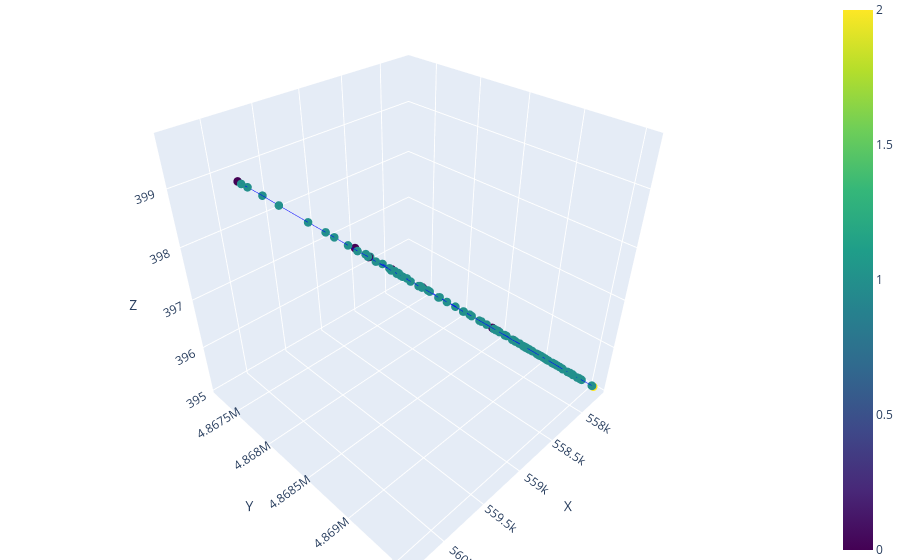

Source (notebook cell):
### Code cell
plot_3D_network(nodes, edges, node_color = 'type')

### Figure 1 — Plotly figure (JSON) as saved in the notebook; plotly's stock layout.template omitted (floating-point values rounded to 4 significant figures)
{"data": [{"line": {"color": "blue", "width": 1}, "mode": "lines", "showlegend": false, "type": "scatter3d", "x": [558515, 558500.0], "y": [4867230, 4867000.0], "z": [396.6, 396.5]}, {"line": {"color": "blue", "width": 1}, "mode": "lines", "showlegend": false, "type": "scatter3d", "x": [558000.0, 558000.0], "y": [4869000.0, 4869000.0], "z": [395.6, 395.6]}, {"line": {"color": "blue", "width": 1}, "mode": "lines", "showlegend": false, "type": "scatter3d", "x": [558000.0, 557900.0], "y": [4869000.0, 4869000.0], "z": [395.6, 395.5]}, {"line": {"color": "blue", "width": 1}, "mode": "lines", "showlegend": false, "type": "scatter3d", "x": [558000.0, 558000.0], "y": [4869000.0, 4869000.0], "z": [395.6, 395.6]}, {"line": {"color": "blue", "width": 1}, "mode": "lines", "showlegend": false, "type": "scatter3d", "x": [557900.0, 557952], "y": [4869000.0, 4868811], "z": [395.5, 395.6]}, {"line": {"color": "blue", "width": 1}, "mode": "lines", "showlegend": false, "type": "scatter3d", "x": [557900.0, 557900.0], "y": [4869000.0, 4869000.0], "z": [395.5, 395.5]}, {"line": {"color": "blue", "width": 1}, "mode": "lines", "showlegend": false, "type": "scatter3d", "x": [558200.0, 558300.0], "y": [4869000.0, 4869000.0], "z": [395.9, 396.1]}, {"line": {"color": "blue", "width": 1}, "mode": "lines", "showlegend": false, "type": "scatter3d", "x": [558200.0, 558081], "y": [4869000.0, 4869000.0], "z": [395.9, 395.8]}, {"line": {"color": "blue", "width": 1}, "mode": "lines", "showlegend": false, "type": "scatter3d", "x": [557900.0, 557900.0], "y": [4869000.0, 4869000.0], "z": [395.5, 395.5]}, {"line": {"color": "blue", "width": 1}, "mode": "lines", "showlegend": false, "type": "scatter3d", "x": [557900.0, 557900.0], "y": [4869000.0, 4869000.0], "z": [395.5, 395.5]}, {"line": {"color": "blue", "width": 1}, "mode": "lines", "showlegend": false, "type": "scatter3d", "x": [557900.0, 557900.0], "y": [4869000.0, 4869000.0], "z": [395.5, 395.5]}, {"line": {"color": "blue", "width": 1}, "mode": "lines", "showlegend": false, "type": "scatter3d", "x": [557900.0, 557900.0], "y": [4869000.0, 4869000.0], "z": [395.5, 395.4]}, {"line": {"color": "blue", "width": 1}, "mode": "lines", "showlegend": false, "type": "scatter3d", "x": [557900.0, 557861], "y": [4869000.0, 4869251], "z": [395.5, 395.4]}, {"line": {"color": "blue", "width": 1}, "mode": "lines", "showlegend": false, "type": "scatter3d", "x": [557900.0, 557800.0], "y": [4869000.0, 4869376], "z": [395.4, 395.4]}, {"line": {"color": "blue", "width": 1}, "mode": "lines", "showlegend": false, "type": "scatter3d", "x": [558081, 558000.0], "y": [4869000.0, 4869361], "z": [395.8, 395.6]}, {"line": {"color": "blue", "width": 1}, "mode": "lines", "showlegend": false, "type": "scatter3d", "x": [558200.0, 558300.0], "y": [4869000.0, 4868000.0], "z": [396.1, 396.1]}, {"line": {"color": "blue", "width": 1}, "mode": "lines", "showlegend": false, "type": "scatter3d", "x": [558200.0, 558200.0], "y": [4869000.0, 4869000.0], "z": [396.1, 396.0]}, {"line": {"color": "blue", "width": 1}, "mode": "lines", "showlegend": false, "type": "scatter3d", "x": [558500.0, 558546], "y": [4867000.0, 4867000.0], "z": [396.5, 396.6]}, {"line": {"color": "blue", "width": 1}, "mode": "lines", "showlegend": false, "type": "scatter3d", "x": [557900.0, 557900.0], "y": [4869000.0, 4869000.0], "z": [395.4, 395.5]}, {"line": {"color": "blue", "width": 1}, "mode": "lines", "showlegend": false, "type": "scatter3d", "x": [557900.0, 557900.0], "y": [4869000.0, 4869000.0], "z": [395.4, 395.4]}, {"line": {"color": "blue", "width": 1}, "mode": "lines", "showlegend": false, "type": "scatter3d", "x": [558200.0, 558200.0], "y": [4869000.0, 4869000.0], "z": [396.0, 396.0]}, {"line": {"color": "blue", "width": 1}, "mode": "lines", "showlegend": false, "type": "scatter3d", "x": [558546, 558600.0], "y": [4867000.0, 4868000.0], "z": [396.6, 396.7]}, {"line": {"color": "blue", "width": 1}, "mode": "lines", "showlegend": false, "type": "scatter3d", "x": [557800.0, 557846], "y": [4869376, 4869381], "z": [395.4, 395.4]}, {"line": {"color": "blue", "width": 1}, "mode": "lines", "showlegend": false, "type": "scatter3d", "x": [557800.0, 557900.0], "y": [4869376, 4869000.0], "z": [395.4, 395.4]}, {"line": {"color": "blue", "width": 1}, "mode": "lines", "showlegend": false, "type": "scatter3d", "x": [557846, 557800.0], "y": [4869381, 4869000.0], "z": [395.4, 395.3]}, {"line": {"color": "blue", "width": 1}, "mode": "lines", "showlegend": false, "type": "scatter3d", "x": [558200.0, 558200.0], "y": [4869000.0, 4869000.0], "z": [396.0, 396.0]}, {"line": {"color": "blue", "width": 1}, "mode": "lines", "showlegend": false, "type": "scatter3d", "x": [558200.0, 558200.0], "y": [4869000.0, 4869000.0], "z": [396.0, 396.0]}, {"line": {"color": "blue", "width": 1}, "mode": "lines", "showlegend": false, "type": "scatter3d", "x": [557800.0, 557800.0], "y": [4869000.0, 4869000.0], "z": [395.3, 395.3]}, {"line": {"color": "blue", "width": 1}, "mode": "lines", "showlegend": false, "type": "scatter3d", "x": [557800.0, 557831], "y": [4869000.0, 4869396], "z": [395.3, 395.3]}, {"line": {"color": "blue", "width": 1}, "mode": "lines", "showlegend": false, "type": "scatter3d", "x": [557800.0, 557800.0], "y": [4869000.0, 4869000.0], "z": [395.3, 395.3]}, {"line": {"color": "blue", "width": 1}, "mode": "lines", "showlegend": false, "type": "scatter3d", "x": [557800.0, 557800.0], "y": [4869000.0, 4869000.0], "z": [395.3, 395.2]}, {"line": {"color": "blue", "width": 1}, "mode": "lines", "showlegend": false, "type": "scatter3d", "x": [558000.0, 557900.0], "y": [4869361, 4869000.0], "z": [395.6, 395.4]}, {"line": {"color": "blue", "width": 1}, "mode": "lines", "showlegend": false, "type": "scatter3d", "x": [558600.0, 558600.0], "y": [4868000.0, 4868000.0], "z": [396.7, 396.6]}, {"line": {"color": "blue", "width": 1}, "mode": "lines", "showlegend": false, "type": "scatter3d", "x": [557800.0, 557701], "y": [4869000.0, 4870000.0], "z": [395.3, 395.1]}, {"line": {"color": "blue", "width": 1}, "mode": "lines", "showlegend": false, "type": "scatter3d", "x": [557800.0, 557831], "y": [4869000.0, 4869396], "z": [395.3, 395.3]}, {"line": {"color": "blue", "width": 1}, "mode": "lines", "showlegend": false, "type": "scatter3d", "x": [557800.0, 557800.0], "y": [4869000.0, 4869000.0], "z": [395.3, 395.2]}, {"line": {"color": "blue", "width": 1}, "mode": "lines", "showlegend": false, "type": "scatter3d", "x": [558200.0, 558100.0], "y": [4869000.0, 4869000.0], "z": [396.0, 395.8]}, {"line": {"color": "blue", "width": 1}, "mode": "lines", "showlegend": false, "type": "scatter3d", "x": [557856, 557800.0], "y": [4869226, 4869000.0], "z": [395.4, 395.4]}, {"line": {"color": "blue", "width": 1}, "mode": "lines", "showlegend": false, "type": "scatter3d", "x": [557856, 557800.0], "y": [4869226, 4869000.0], "z": [395.4, 395.4]}, {"line": {"color": "blue", "width": 1}, "mode": "lines", "showlegend": false, "type": "scatter3d", "x": [557800.0, 557800.0], "y": [4869000.0, 4869000.0], "z": [395.4, 395.4]}, {"line": {"color": "blue", "width": 1}, "mode": "lines", "showlegend": false, "type": "scatter3d", "x": [557800.0, 557831], "y": [4869000.0, 4869396], "z": [395.4, 395.3]}, {"line": {"color": "blue", "width": 1}, "mode": "lines", "showlegend": false, "type": "scatter3d", "x": [560322, 560300.0], "y": [4868051, 4868000.0], "z": [399.7, 399.7]}, {"line": {"color": "blue", "width": 1}, "mode": "lines", "showlegend": false, "type": "scatter3d", "x": [558600.0, 558600.0], "y": [4868000.0, 4868000.0], "z": [396.6, 396.6]}, {"line": {"color": "blue", "width": 1}, "mode": "lines", "showlegend": false, "type": "scatter3d", "x": [560300.0, 560300.0], "y": [4868000.0, 4868000.0], "z": [399.7, 399.7]}, {"line": {"color": "blue", "width": 1}, "mode": "lines", "showlegend": false, "type": "scatter3d", "x": [557701, 557689], "y": [4870000.0, 4869553], "z": [395.1, 395.1]}, {"line": {"color": "blue", "width": 1}, "mode": "lines", "showlegend": false, "type": "scatter3d", "x": [557689, 557700.0], "y": [4869553, 4870000.0], "z": [395.1, 395.1]}, {"line": {"color": "blue", "width": 1}, "mode": "lines", "showlegend": false, "type": "scatter3d", "x": [559567, 559500.0], "y": [4868494, 4869000.0], "z": [398.4, 398.2]}, {"line": {"color": "blue", "width": 1}, "mode": "lines", "showlegend": false, "type": "scatter3d", "x": [560300.0, 560221], "y": [4868000.0, 4868000.0], "z": [399.7, 399.5]}, {"line": {"color": "blue", "width": 1}, "mode": "lines", "showlegend": false, "type": "scatter3d", "x": [558100.0, 558100.0], "y": [4869000.0, 4869000.0], "z": [395.8, 395.8]}, {"line": {"color": "blue", "width": 1}, "mode": "lines", "showlegend": false, "type": "scatter3d", "x": [558600.0, 558500.0], "y": [4868000.0, 4868000.0], "z": [396.6, 396.6]}, {"line": {"color": "blue", "width": 1}, "mode": "lines", "showlegend": false, "type": "scatter3d", "x": [558100.0, 558100.0], "y": [4869000.0, 4869000.0], "z": [395.8, 395.7]}, {"line": {"color": "blue", "width": 1}, "mode": "lines", "showlegend": false, "type": "scatter3d", "x": [558100.0, 558100.0], "y": [4869000.0, 4869000.0], "z": [395.8, 395.8]}, {"line": {"color": "blue", "width": 1}, "mode": "lines", "showlegend": false, "type": "scatter3d", "x": [558500.0, 558500.0], "y": [4868000.0, 4868000.0], "z": [396.6, 396.5]}, {"line": {"color": "blue", "width": 1}, "mode": "lines", "showlegend": false, "type": "scatter3d", "x": [558500.0, 558522], "y": [4868000.0, 4867747], "z": [396.6, 396.6]}, {"line": {"color": "blue", "width": 1}, "mode": "lines", "showlegend": false, "type": "scatter3d", "x": [560221, 560200.0], "y": [4868000.0, 4868000.0], "z": [399.5, 399.4]}, {"line": {"color": "blue", "width": 1}, "mode": "lines", "showlegend": false, "type": "scatter3d", "x": [558100.0, 558000.0], "y": [4869000.0, 4869000.0], "z": [395.7, 395.7]}, {"line": {"color": "blue", "width": 1}, "mode": "lines", "showlegend": false, "type": "scatter3d", "x": [558000.0, 558000.0], "y": [4869000.0, 4869000.0], "z": [395.7, 395.7]}, {"line": {"color": "blue", "width": 1}, "mode": "lines", "showlegend": false, "type": "scatter3d", "x": [558000.0, 558000.0], "y": [4869000.0, 4869000.0], "z": [395.7, 395.7]}, {"line": {"color": "blue", "width": 1}, "mode": "lines", "showlegend": false, "type": "scatter3d", "x": [558000.0, 558000.0], "y": [4869000.0, 4869000.0], "z": [395.7, 395.6]}, {"line": {"color": "blue", "width": 1}, "mode": "lines", "showlegend": false, "type": "scatter3d", "x": [558500.0, 558500.0], "y": [4868000.0, 4868000.0], "z": [396.5, 396.5]}, {"line": {"color": "blue", "width": 1}, "mode": "lines", "showlegend": false, "type": "scatter3d", "x": [558500.0, 558500.0], "y": [4868000.0, 4868000.0], "z": [396.5, 396.5]}, {"line": {"color": "blue", "width": 1}, "mode": "lines", "showlegend": false, "type": "scatter3d", "x": [558500.0, 558500.0], "y": [4868000.0, 4868000.0], "z": [396.5, 396.5]}, {"line": {"color": "blue", "width": 1}, "mode": "lines", "showlegend": false, "type": "scatter3d", "x": [559500.0, 559400.0], "y": [4869000.0, 4869000.0], "z": [398.2, 398.1]}, {"line": {"color": "blue", "width": 1}, "mode": "lines", "showlegend": false, "type": "scatter3d", "x": [560200.0, 560000.0], "y": [4868000.0, 4868000.0], "z": [399.4, 399.2]}, {"line": {"color": "blue", "width": 1}, "mode": "lines", "showlegend": false, "type": "scatter3d", "x": [559400.0, 559400.0], "y": [4869000.0, 4869000.0], "z": [398.1, 398.0]}, {"line": {"color": "blue", "width": 1}, "mode": "lines", "showlegend": false, "type": "scatter3d", "x": [559400.0, 559500.0], "y": [4869000.0, 4869000.0], "z": [398.1, 398.2]}, {"line": {"color": "blue", "width": 1}, "mode": "lines", "showlegend": false, "type": "scatter3d", "x": [558500.0, 558500.0], "y": [4868000.0, 4868000.0], "z": [396.5, 396.5]}, {"line": {"color": "blue", "width": 1}, "mode": "lines", "showlegend": false, "type": "scatter3d", "x": [559400.0, 559400.0], "y": [4869000.0, 4869000.0], "z": [398.0, 398.0]}, {"line": {"color": "blue", "width": 1}, "mode": "lines", "showlegend": false, "type": "scatter3d", "x": [559400.0, 559300.0], "y": [4869000.0, 4869000.0], "z": [398.0, 397.8]}, {"line": {"color": "blue", "width": 1}, "mode": "lines", "showlegend": false, "type": "scatter3d", "x": [557861, 557900.0], "y": [4869251, 4869271], "z": [395.4, 395.4]}, {"line": {"color": "blue", "width": 1}, "mode": "lines", "showlegend": false, "type": "scatter3d", "x": [557861, 557800.0], "y": [4869251, 4869000.0], "z": [395.4, 395.4]}, {"line": {"color": "blue", "width": 1}, "mode": "lines", "showlegend": false, "type": "scatter3d", "x": [559300.0, 559200.0], "y": [4869000.0, 4869000.0], "z": [397.8, 397.8]}, {"line": {"color": "blue", "width": 1}, "mode": "lines", "showlegend": false, "type": "scatter3d", "x": [557900.0, 557861], "y": [4869271, 4869276], "z": [395.4, 395.4]}, {"line": {"color": "blue", "width": 1}, "mode": "lines", "showlegend": false, "type": "scatter3d", "x": [557861, 557831], "y": [4869276, 4869396], "z": [395.4, 395.3]}, {"line": {"color": "blue", "width": 1}, "mode": "lines", "showlegend": false, "type": "scatter3d", "x": [558500.0, 558500.0], "y": [4868000.0, 4868000.0], "z": [396.5, 396.5]}, {"line": {"color": "blue", "width": 1}, "mode": "lines", "showlegend": false, "type": "scatter3d", "x": [560000.0, 559900.0], "y": [4868000.0, 4868000.0], "z": [399.2, 399.0]}, {"line": {"color": "blue", "width": 1}, "mode": "lines", "showlegend": false, "type": "scatter3d", "x": [559200.0, 559116], "y": [4869000.0, 4868631], "z": [397.8, 397.6]}, {"line": {"color": "blue", "width": 1}, "mode": "lines", "showlegend": false, "type": "scatter3d", "x": [558500.0, 558200.0], "y": [4868000.0, 4868000.0], "z": [396.5, 396.0]}, {"line": {"color": "blue", "width": 1}, "mode": "lines", "showlegend": false, "type": "scatter3d", "x": [559116, 558900.0], "y": [4868631, 4868666], "z": [397.6, 397.3]}, {"line": {"color": "blue", "width": 1}, "mode": "lines", "showlegend": false, "type": "scatter3d", "x": [559900.0, 559800.0], "y": [4868000.0, 4868000.0], "z": [399.0, 398.9]}, {"line": {"color": "blue", "width": 1}, "mode": "lines", "showlegend": false, "type": "scatter3d", "x": [557800.0, 557800.0], "y": [4869000.0, 4869000.0], "z": [395.2, 395.2]}, {"line": {"color": "blue", "width": 1}, "mode": "lines", "showlegend": false, "type": "scatter3d", "x": [557800.0, 557800.0], "y": [4869000.0, 4869000.0], "z": [395.2, 395.2]}, {"line": {"color": "blue", "width": 1}, "mode": "lines", "showlegend": false, "type": "scatter3d", "x": [557800.0, 557800.0], "y": [4869000.0, 4869000.0], "z": [395.2, 395.2]}, {"line": {"color": "blue", "width": 1}, "mode": "lines", "showlegend": false, "type": "scatter3d", "x": [557800.0, 557700.0], "y": [4869000.0, 4869000.0], "z": [395.2, 395.2]}, {"line": {"color": "blue", "width": 1}, "mode": "lines", "showlegend": false, "type": "scatter3d", "x": [557700.0, 557700.0], "y": [4869000.0, 4870000.0], "z": [395.2, 395.1]}, {"line": {"color": "blue", "width": 1}, "mode": "lines", "showlegend": false, "type": "scatter3d", "x": [559800.0, 559800.0], "y": [4868000.0, 4869000.0], "z": [398.9, 398.7]}, {"line": {"color": "blue", "width": 1}, "mode": "lines", "showlegend": false, "type": "scatter3d", "x": [558900.0, 558800.0], "y": [4868666, 4869000.0], "z": [397.3, 397.1]}, {"line": {"color": "blue", "width": 1}, "mode": "lines", "showlegend": false, "type": "scatter3d", "x": [559800.0, 559700.0], "y": [4869000.0, 4869000.0], "z": [398.7, 398.6]}, {"line": {"color": "blue", "width": 1}, "mode": "lines", "showlegend": false, "type": "scatter3d", "x": [558011, 558000.0], "y": [4868669, 4869000.0], "z": [395.7, 395.6]}, {"line": {"color": "blue", "width": 1}, "mode": "lines", "showlegend": false, "type": "scatter3d", "x": [559700.0, 559700.0], "y": [4869000.0, 4869000.0], "z": [398.6, 398.5]}, {"line": {"color": "blue", "width": 1}, "mode": "lines", "showlegend": false, "type": "scatter3d", "x": [558000.0, 558000.0], "y": [4869000.0, 4869000.0], "z": [395.6, 395.6]}, {"line": {"color": "blue", "width": 1}, "mode": "lines", "showlegend": false, "type": "scatter3d", "x": [558800.0, 558700.0], "y": [4869000.0, 4869000.0], "z": [397.1, 396.9]}, {"line": {"color": "blue", "width": 1}, "mode": "lines", "showlegend": false, "type": "scatter3d", "x": [559700.0, 559600.0], "y": [4869000.0, 4869000.0], "z": [398.5, 398.4]}, {"line": {"color": "blue", "width": 1}, "mode": "lines", "showlegend": false, "type": "scatter3d", "x": [558000.0, 557961], "y": [4869000.0, 4868891], "z": [395.6, 395.6]}, {"line": {"color": "blue", "width": 1}, "mode": "lines", "showlegend": false, "type": "scatter3d", "x": [559600.0, 559500.0], "y": [4869000.0, 4869000.0], "z": [398.4, 398.2]}, {"line": {"color": "blue", "width": 1}, "mode": "lines", "showlegend": false, "type": "scatter3d", "x": [558200.0, 558200.0], "y": [4868000.0, 4869000.0], "z": [396.0, 396.0]}, {"line": {"color": "blue", "width": 1}, "mode": "lines", "showlegend": false, "type": "scatter3d", "x": [557961, 557900.0], "y": [4868891, 4869000.0], "z": [395.6, 395.5]}, {"line": {"color": "blue", "width": 1}, "mode": "lines", "showlegend": false, "type": "scatter3d", "x": [558700.0, 558600.0], "y": [4869000.0, 4869000.0], "z": [396.9, 396.7]}, {"line": {"color": "blue", "width": 1}, "mode": "lines", "showlegend": false, "type": "scatter3d", "x": [557900.0, 557900.0], "y": [4869000.0, 4869000.0], "z": [395.5, 395.4]}, {"line": {"color": "blue", "width": 1}, "mode": "lines", "showlegend": false, "type": "scatter3d", "x": [558200.0, 558100.0], "y": [4869000.0, 4869000.0], "z": [396.0, 395.8]}, {"line": {"color": "blue", "width": 1}, "mode": "lines", "showlegend": false, "type": "scatter3d", "x": [558600.0, 558406], "y": [4869000.0, 4868891], "z": [396.7, 396.4]}, {"line": {"color": "blue", "width": 1}, "mode": "lines", "showlegend": false, "type": "scatter3d", "x": [557900.0, 557900.0], "y": [4869000.0, 4869000.0], "z": [395.4, 395.4]}, {"line": {"color": "blue", "width": 1}, "mode": "lines", "showlegend": false, "type": "scatter3d", "x": [557900.0, 557900.0], "y": [4869000.0, 4869000.0], "z": [395.4, 395.4]}, {"line": {"color": "blue", "width": 1}, "mode": "lines", "showlegend": false, "type": "scatter3d", "x": [557900.0, 557900.0], "y": [4869000.0, 4869000.0], "z": [395.4, 395.4]}, {"line": {"color": "blue", "width": 1}, "mode": "lines", "showlegend": false, "type": "scatter3d", "x": [558100.0, 558100.0], "y": [4869000.0, 4869000.0], "z": [395.8, 395.8]}, {"line": {"color": "blue", "width": 1}, "mode": "lines", "showlegend": false, "type": "scatter3d", "x": [558100.0, 558126], "y": [4869000.0, 4868680], "z": [395.8, 395.9]}, {"line": {"color": "blue", "width": 1}, "mode": "lines", "showlegend": false, "type": "scatter3d", "x": [558100.0, 558100.0], "y": [4869000.0, 4869000.0], "z": [395.8, 395.8]}, {"line": {"color": "blue", "width": 1}, "mode": "lines", "showlegend": false, "type": "scatter3d", "x": [558100.0, 558100.0], "y": [4869000.0, 4869000.0], "z": [395.8, 395.8]}, {"line": {"color": "blue", "width": 1}, "mode": "lines", "showlegend": false, "type": "scatter3d", "x": [558100.0, 558100.0], "y": [4869000.0, 4869000.0], "z": [395.8, 395.8]}, {"line": {"color": "blue", "width": 1}, "mode": "lines", "showlegend": false, "type": "scatter3d", "x": [558345, 558400.0], "y": [4867990, 4868000.0], "z": [396.3, 396.3]}, {"line": {"color": "blue", "width": 1}, "mode": "lines", "showlegend": false, "type": "scatter3d", "x": [557900.0, 557900.0], "y": [4869000.0, 4869000.0], "z": [395.4, 395.4]}, {"line": {"color": "blue", "width": 1}, "mode": "lines", "showlegend": false, "type": "scatter3d", "x": [558100.0, 558100.0], "y": [4869000.0, 4868781], "z": [395.8, 395.7]}, {"line": {"color": "blue", "width": 1}, "mode": "lines", "showlegend": false, "type": "scatter3d", "x": [557900.0, 557800.0], "y": [4869000.0, 4869000.0], "z": [395.4, 395.4]}, {"line": {"color": "blue", "width": 1}, "mode": "lines", "showlegend": false, "type": "scatter3d", "x": [557800.0, 557800.0], "y": [4869000.0, 4869000.0], "z": [395.4, 395.4]}, {"line": {"color": "blue", "width": 1}, "mode": "lines", "showlegend": false, "type": "scatter3d", "x": [558400.0, 558300.0], "y": [4868000.0, 4868000.0], "z": [396.3, 396.2]}, {"line": {"color": "blue", "width": 1}, "mode": "lines", "showlegend": false, "type": "scatter3d", "x": [558100.0, 558100.0], "y": [4868781, 4869000.0], "z": [395.7, 395.7]}, {"line": {"color": "blue", "width": 1}, "mode": "lines", "showlegend": false, "type": "scatter3d", "x": [558100.0, 558100.0], "y": [4869000.0, 4869000.0], "z": [395.7, 395.8]}, {"line": {"color": "blue", "width": 1}, "mode": "lines", "showlegend": false, "type": "scatter3d", "x": [558100.0, 558100.0], "y": [4869000.0, 4869000.0], "z": [395.7, 395.8]}, {"line": {"color": "blue", "width": 1}, "mode": "lines", "showlegend": false, "type": "scatter3d", "x": [558406, 558300.0], "y": [4868891, 4869000.0], "z": [396.4, 396.2]}, {"line": {"color": "blue", "width": 1}, "mode": "lines", "showlegend": false, "type": "scatter3d", "x": [558300.0, 558300.0], "y": [4868000.0, 4868000.0], "z": [396.2, 396.2]}, {"line": {"color": "blue", "width": 1}, "mode": "lines", "showlegend": false, "type": "scatter3d", "x": [558100.0, 558100.0], "y": [4869000.0, 4869000.0], "z": [395.8, 395.8]}, {"line": {"color": "blue", "width": 1}, "mode": "lines", "showlegend": false, "type": "scatter3d", "x": [558100.0, 558100.0], "y": [4869000.0, 4869000.0], "z": [395.8, 395.8]}, {"line": {"color": "blue", "width": 1}, "mode": "lines", "showlegend": false, "type": "scatter3d", "x": [558300.0, 558300.0], "y": [4869000.0, 4869000.0], "z": [396.2, 396.1]}, {"line": {"color": "blue", "width": 1}, "mode": "lines", "showlegend": false, "type": "scatter3d", "x": [558100.0, 558000.0], "y": [4869000.0, 4869000.0], "z": [395.8, 395.6]}, {"line": {"color": "blue", "width": 1}, "mode": "lines", "showlegend": false, "type": "scatter3d", "x": [558300.0, 558300.0], "y": [4868000.0, 4868000.0], "z": [396.2, 396.1]}, {"line": {"color": "blue", "width": 1}, "mode": "lines", "showlegend": false, "type": "scatter3d", "x": [558100.0, 558100.0], "y": [4869000.0, 4869000.0], "z": [395.8, 395.8]}, {"line": {"color": "blue", "width": 1}, "mode": "lines", "showlegend": false, "type": "scatter3d", "x": [558100.0, 558100.0], "y": [4869000.0, 4869000.0], "z": [395.8, 395.8]}, {"marker": {"color": [0, 1, 1, 1, 1, 1, 1, 1, 1, 1, 1, 1, 1, 1, 1, 1, 1, 1, 1, 1, 1, 1, 1, 1, 1, 1, 1, 1, 1, 0, 1, 1, 1, 2, 0, 1, 1, 1, 1, 1, 1, 1, 1, 1, 1, 1, 1, 1, 1, 1, 1, 1, 1, 1, 1, 1, 1, 1, 1, 1, 1, 1, 1, 1, 1, 1, 1, 1, 1, 1, 1, 1, 1, 1, 1, 0, 1, 1, 1, 1, 1, 1, 1, 1, 1, 1, 1, 1, 1, 1, 0, 1, 1, 1, 1, 1, 1, 0, 1, 1, 1, 1, 1, 1, 1, 1, 1, 0, 1, 1, 1, 1, 1, 1, 1, 1, 1, 1, 1, 1, 0], "colorscale": [[0, "#440154"], [0.1111, "#482878"], [0.2222, "#3e4989"], [0.3333, "#31688e"], [0.4444, "#26828e"], [0.5556, "#1f9e89"], [0.6667, "#35b779"], [0.7778, "#6ece58"], [0.8889, "#b5de2b"], [1, "#fde725"]], "showscale": true, "size": 5}, "mode": "markers", "showlegend": false, "type": "scatter3d", "x": [558515, 558000.0, 557900.0, 558200.0, 557900.0, 557900.0, 557900.0, 557900.0, 557900.0, 558081, 558200.0, 558500.0, 557900.0, 558200.0, 558546, 557800.0, 557846, 558200.0, 557800.0, 557800.0, 558200.0, 558000.0, 558600.0, 557800.0, 558200.0, 557856, 557900.0, 557800.0, 557800.0, 560322, 558600.0, 560300.0, 557701, 557689, 559567, 560300.0, 558100.0, 558600.0, 558100.0, 558500.0, 560221, 558100.0, 558000.0, 558000.0, 558000.0, 558500.0, 558500.0, 558500.0, 559500.0, 558000.0, 560200.0, 559400.0, 558500.0, 559400.0, 559400.0, 557861, 559300.0, 557900.0, 557861, 558500.0, 560000.0, 559200.0, 557831, 558500.0, 559116, 559900.0, 557800.0, 557800.0, 557800.0, 557800.0, 557700.0, 559800.0, 558900.0, 557700.0, 559800.0, 558011, 559700.0, 558000.0, 558800.0, 559700.0, 558000.0, 559600.0, 558200.0, 557961, 558700.0, 557900.0, 558200.0, 559500.0, 558600.0, 557900.0, 558522, 557900.0, 557900.0, 558100.0, 558100.0, 558100.0, 558100.0, 558345, 557900.0, 558100.0, 557900.0, 557800.0, 558400.0, 557800.0, 558100.0, 558100.0, 558406, 558126, 558300.0, 558100.0, 558100.0, 558300.0, 558100.0, 558300.0, 558100.0, 558300.0, 558000.0, 558100.0, 558100.0, 558300.0, 557952], "y": [4867230, 4869000.0, 4869000.0, 4869000.0, 4869000.0, 4869000.0, 4869000.0, 4869000.0, 4869000.0, 4869000.0, 4869000.0, 4867000.0, 4869000.0, 4869000.0, 4867000.0, 4869376, 4869381, 4869000.0, 4869000.0, 4869000.0, 4869000.0, 4869361, 4868000.0, 4869000.0, 4869000.0, 4869226, 4869000.0, 4869000.0, 4869000.0, 4868051, 4868000.0, 4868000.0, 4870000.0, 4869553, 4868494, 4868000.0, 4869000.0, 4868000.0, 4869000.0, 4868000.0, 4868000.0, 4869000.0, 4869000.0, 4869000.0, 4869000.0, 4868000.0, 4868000.0, 4868000.0, 4869000.0, 4869000.0, 4868000.0, 4869000.0, 4868000.0, 4869000.0, 4869000.0, 4869251, 4869000.0, 4869271, 4869276, 4868000.0, 4868000.0, 4869000.0, 4869396, 4868000.0, 4868631, 4868000.0, 4869000.0, 4869000.0, 4869000.0, 4869000.0, 4869000.0, 4868000.0, 4868666, 4870000.0, 4869000.0, 4868669, 4869000.0, 4869000.0, 4869000.0, 4869000.0, 4869000.0, 4869000.0, 4868000.0, 4868891, 4869000.0, 4869000.0, 4869000.0, 4869000.0, 4869000.0, 4869000.0, 4867747, 4869000.0, 4869000.0, 4869000.0, 4869000.0, 4869000.0, 4869000.0, 4867990, 4869000.0, 4869000.0, 4869000.0, 4869000.0, 4868000.0, 4869000.0, 4868781, 4869000.0, 4868891, 4868680, 4868000.0, 4869000.0, 4869000.0, 4869000.0, 4869000.0, 4868000.0, 4869000.0, 4869000.0, 4869000.0, 4869000.0, 4869000.0, 4868000.0, 4868811], "z": [396.6, 395.6, 395.5, 395.9, 395.5, 395.5, 395.5, 395.5, 395.4, 395.8, 396.1, 396.5, 395.4, 396.0, 396.6, 395.4, 395.4, 396.0, 395.3, 395.3, 396.0, 395.6, 396.7, 395.3, 396.0, 395.4, 395.4, 395.4, 395.4, 399.7, 396.6, 399.7, 395.1, 395.1, 398.4, 399.7, 395.8, 396.6, 395.8, 396.6, 399.5, 395.7, 395.7, 395.7, 395.7, 396.5, 396.5, 396.5, 398.2, 395.6, 399.4, 398.1, 396.5, 398.0, 398.0, 395.4, 397.8, 395.4, 395.4, 396.5, 399.2, 397.8, 395.3, 396.5, 397.6, 399.0, 395.2, 395.2, 395.2, 395.2, 395.2, 398.9, 397.3, 395.1, 398.7, 395.7, 398.6, 395.6, 397.1, 398.5, 395.6, 398.4, 396.0, 395.6, 396.9, 395.5, 396.0, 398.2, 396.7, 395.4, 396.6, 395.4, 395.4, 395.8, 395.8, 395.8, 395.8, 396.3, 395.4, 395.8, 395.4, 395.4, 396.3, 395.4, 395.7, 395.7, 396.4, 395.9, 396.2, 395.8, 395.8, 396.2, 395.8, 396.2, 395.8, 396.1, 395.6, 395.8, 395.8, 396.1, 395.6]}], "layout": {"margin": {"b": 0, "l": 0, "r": 0, "t": 0}, "scene": {"xaxis": {"title": {"text": "X"}}, "yaxis": {"title": {"text": "Y"}}, "zaxis": {"title": {"text": "Z"}}}}}
